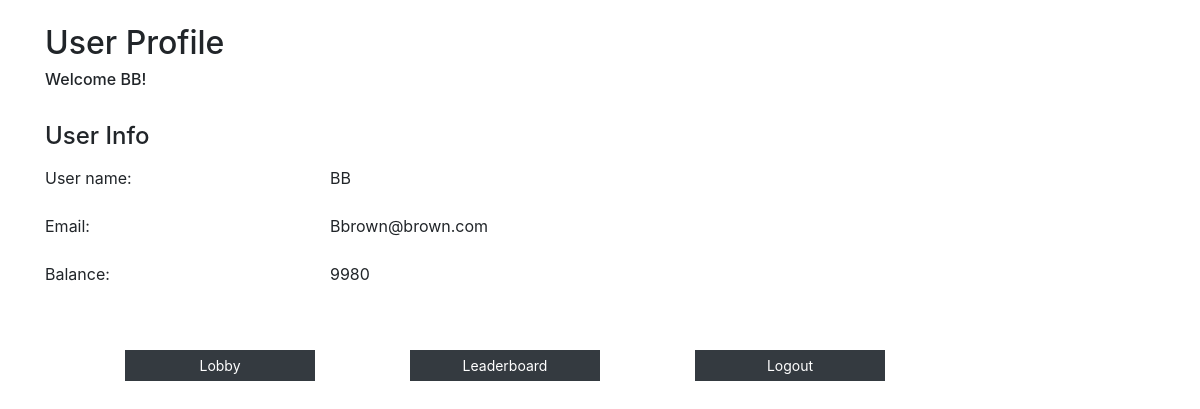
/user-profile (signed in), run on an earlier commit of the app's database.
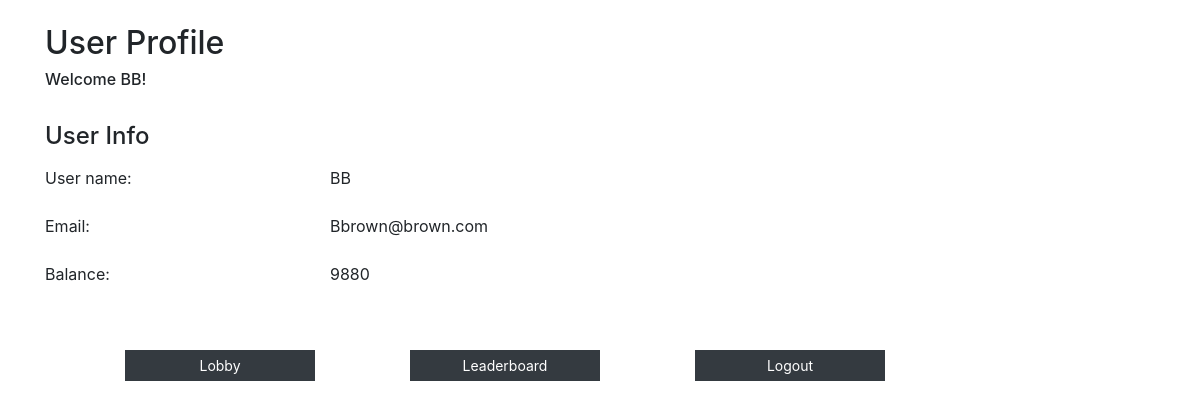
And on a later commit of the database.
### models.py (models this page shows)
class User(db.Model):
    __tablename__ = "users"
    id = db.Column(db.Integer, primary_key=True)
    user_name = db.Column(db.String(255))
    email = db.Column(db.String(255))
    password = db.Column(db.String(255))
    balance = db.Column(db.Integer)
    photo = db.Column(db.BLOB)
    wins = db.Column(db.Integer)
    losses = db.Column(db.Integer)
    current_game_id = db.Column(db.Integer, db.ForeignKey("games.id"), nullable=True)  # is null if not currently in a game
    current_game = db.relationship("Game", foreign_keys=[current_game_id], backref="game_users")
    created_at = db.Column(db.DateTime, server_default=func.now())
    updated_at = db.Column(db.DateTime, server_default=func.now(), onupdate=func.now())

### controller_functions.py (the view)
def user_profile():
    if 'user_id' in session:
        user = getUser(session['user_id'])
        if user:
            return render_template('user-profile.html', user = user)
    return redirect('/login-registration')

### utilities.py (called while the page is built)
def getUser(user_id):
    user = User.query.get(user_id)
    return user

### templates/user-profile.html (shortened to what this page needs)
<!DOCTYPE html>
<html lang="en">
<head>
    <link href="https://stackpath.bootstrapcdn.com/bootstrap/4.4.1/css/bootstrap.min.css" rel="stylesheet">
</head>
<body>
    <div class="container bg-white">
        <h2 class="pt-4">User Profile</h2>
        <h6>Welcome {{user.user_name}}!</h6>
        <h4 class="pb-2 pt-4">User Info</h4>
        <div class="row mb-2 align-items-left">
            <p class="col-2">User name: </p>
            <div class="col-1"></div>
            <p class="col-2">{{user.user_name}}</p>
        </div>
        <div class="row mb-2 align-items-left">
            <p class="col-2">Email: </p>
            <div class="col-1"></div>
            <p class="col-2">{{user.email}}</p>
        </div>
        <div class="row mb-2 align-items-left">
            <p class="col-2">Balance: </p>
            <div class="col-1"></div>
            <p class="col-2">{{user.balance}}</p>
        </div>
        <div class="row mt-5 mb-2">
            <div class="col-1"></div>
            <a href="/lobby" class="col-2 btn btn-dark btn-sm rounded-0">Lobby</a>
            <div class="col-1"></div>
            <a href="/leaderboard" class="col-2 btn btn-dark btn-sm rounded-0">Leaderboard</a>
            <div class="col-1"></div>
            <a href="/logout-action" class="col-2 btn btn-dark btn-sm rounded-0">Logout</a>
        </div>
    </div>
</body>
</html>

What changed in the data, as far as the page shows it:
changed User "BB": balance "9980" → "9880"
